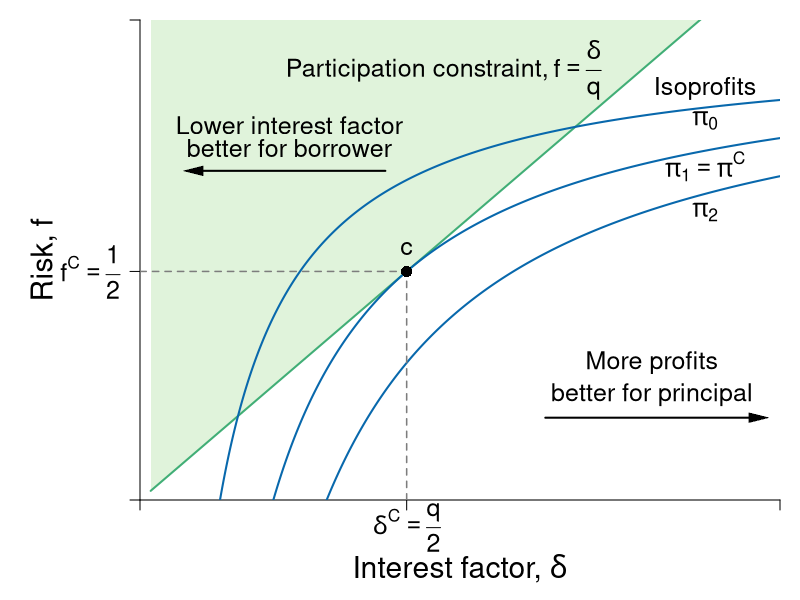

This figure's R source:
#Graph Designer: Simon Halliday, Scott Cohn
#Authors: Bowles, Foley and Halliday
#Title: Coordination, Conflict and Competition: A Text in Microeconomics

library(shape)
pdf(file = "credit/contractual_risk.pdf", width = 8, height = 6)

#Set parameters for graphics
axislabelsize <- 1.8
labelsize <- 1.5
namesize <- 1.8
annotatesize <- 1.5
graphlinewidth <- 2
segmentlinewidth <- 1.5

COL <- c("#7fc97f", "#beaed4", "#fdc086", "#ffff99", "#386cb0", "#f0027f", "#bf5b17", "#666666")
COLA <- c("#e0f3db", "#99d8c9","#66c2a4","#41ae76", "#238b45", "#005824")
COLB <- c("#c6dbef", "#4eb3d3", "#2b8cbe", "#0868ac","#084081")
COLC <- c("#fcfbfd", "#efedf5", "#dadaeb", "#bcbddc", "#9e9ac8", "#807dba", "#6a51a3", "#54278f", "#3f007d")
grays <- gray.colors(25, start = 1, end = 0)

#Edited the margins to cater for the larger LHS labels
par(mar =  c(5, 7, 1, 1))

PCFn <- function(delta, q = 0.5) {
  delta/q
}

isoreturnFn <- function(delta, pi=0.125) {
  1 - (pi)/delta
}

xlims <- c(0, 0.6)
ylims <- c(0, 1.05)

npts <- 501 
x <- seq(xlims[1], xlims[2], length.out = npts)
y <- seq(ylims[1], ylims[2], length.out = npts) 
a <- c(2, 4, 6)

plot(0, 0, xlim = xlims, ylim = ylims, type = "n",
     xlab = expression(paste("")),
     ylab = expression(paste("")), 
     xaxt = "n", 
     yaxt = "n", 
     cex.lab = axislabelsize, 
     bty = "n", 
     xaxs = "i", 
     yaxs = "i"
)


ticksy <- c(ylims[1], isoreturnFn(delta= 0.25), ylims[2])
ylabels <- c(NA, expression(paste(f^C, phantom()==frac(1,2))), NA)
ticksx <- c(xlims[1], 0.25, xlims[2])
xlabels <- c(NA, NA, NA)
text(0.25, -0.06, expression(paste(delta^C, phantom()==frac(q, 2))), xpd = TRUE, cex = labelsize) 


axis(1, at = ticksx, pos = 0, labels = xlabels, cex.axis = labelsize)
axis(2, at = ticksy, pos = 0, labels = ylabels, las = 1, cex.axis = labelsize)

npts <- 500 
xx1 <- seq(0.01, xlims[2], length.out = npts)
xx2 <- seq(0, xlims[2], length.out = npts)
xx3 <- seq(1.5, 2.5, length.out = npts)
xx4 <- seq(3, 5, length.out = npts)
xx5 <- seq(7, 9, length.out = npts)



#Draw the polygon for feasibility
xpoly1 <- c(0.01, xx1, 0.01, 0.01)
ypoly1 <- c(0.01, PCFn(xx1), ylims[2], 0.01)
polygon(x = xpoly1, y = ypoly1, col = COLA[1], density = NULL, border = NA)


#Draw the graphs
lines(xx1, PCFn(xx1), col = COLA[4], lwd = graphlinewidth)
lines(xx1, isoreturnFn(xx1), col = COLB[4], lwd = graphlinewidth)
lines(xx1, isoreturnFn(xx1, pi = 0.075), col = COLB[4], lwd = graphlinewidth)
lines(xx1, isoreturnFn(xx1, pi = 0.175), col = COLB[4], lwd = graphlinewidth)


#Label the feasible frontier
text(0.14, 0.82, expression("Lower interest factor"), cex = labelsize)
text(0.14, 0.77,  expression("better for borrower"), cex = labelsize)
Arrows(0.23, 0.72, 0.05, 0.72, col = "black", lty = 1, lwd = 2, arr.type = "triangle", arr.lwd = 0.5)

#text(0.14, 0.82, expression("Feasible combinations"), cex = labelsize)
#text(0.14, 0.77,  expression("of risk and interest"), cex = labelsize)
# text(3.2, 0.5, expression("(production possibilities frontier)"), cex = labelsize)
# Arrows(4.35, 0.95, 8.1, 0.95, col = "black", lty = 1, lwd = 2, arr.type = "triangle", arr.lwd = 0.5)

#Axis labels
#mtext(expression(paste("Interest factor, ", delta)), side = 1, line = 2.5, cex = axislabelsize)
text(-0.09, 0.5*(ylims[2]), expression(paste("Risk, ", f)), xpd = TRUE, cex = axislabelsize, srt = 90) 
text(0.5*(xlims[2]), -0.15, expression(paste("Interest factor, ", delta)), xpd = TRUE, cex = axislabelsize) 


Arrows(0.38, 0.18, 0.58, 0.18, col = "black", lty = 1, lwd = 2, arr.type = "triangle", arr.lwd = 0.5)
text(0.48, 0.3, expression(paste('More profits')), cex = labelsize, xpd = TRUE)
text(0.48, 0.23, expression(paste('better for principal')), cex = labelsize, xpd = TRUE)



#Label participation constraint
text(0.26, 0.94, expression(paste("Participation constraint,")), cex = labelsize)
text(0.41, 0.94, expression(paste(f == frac(delta, q))), cex = labelsize, xpd = TRUE)

#Label Iso-profit
text(0.53, 0.9, expression(paste("Isoprofits")), cex = labelsize)
text(0.53, 0.83, expression(paste(pi[0])), cex = labelsize)
text(0.53, 0.73, expression(paste(pi[1] == pi^C)), cex = labelsize)
text(0.53, 0.63, expression(paste(pi[2])), cex = labelsize)

segments(0, isoreturnFn(0.25), 0.25, isoreturnFn(0.25), lty = 2, col = grays[20] , lwd = segmentlinewidth)
segments(0.25, 0, 0.25, isoreturnFn(0.25), lty = 2, col = grays[20] , lwd = segmentlinewidth)
text(0.25, isoreturnFn(0.25) + 0.05, expression(paste(c)), cex = labelsize)
points(0.25, isoreturnFn(0.25), pch = 16, col = "black", cex = 1.5)



dev.off()
